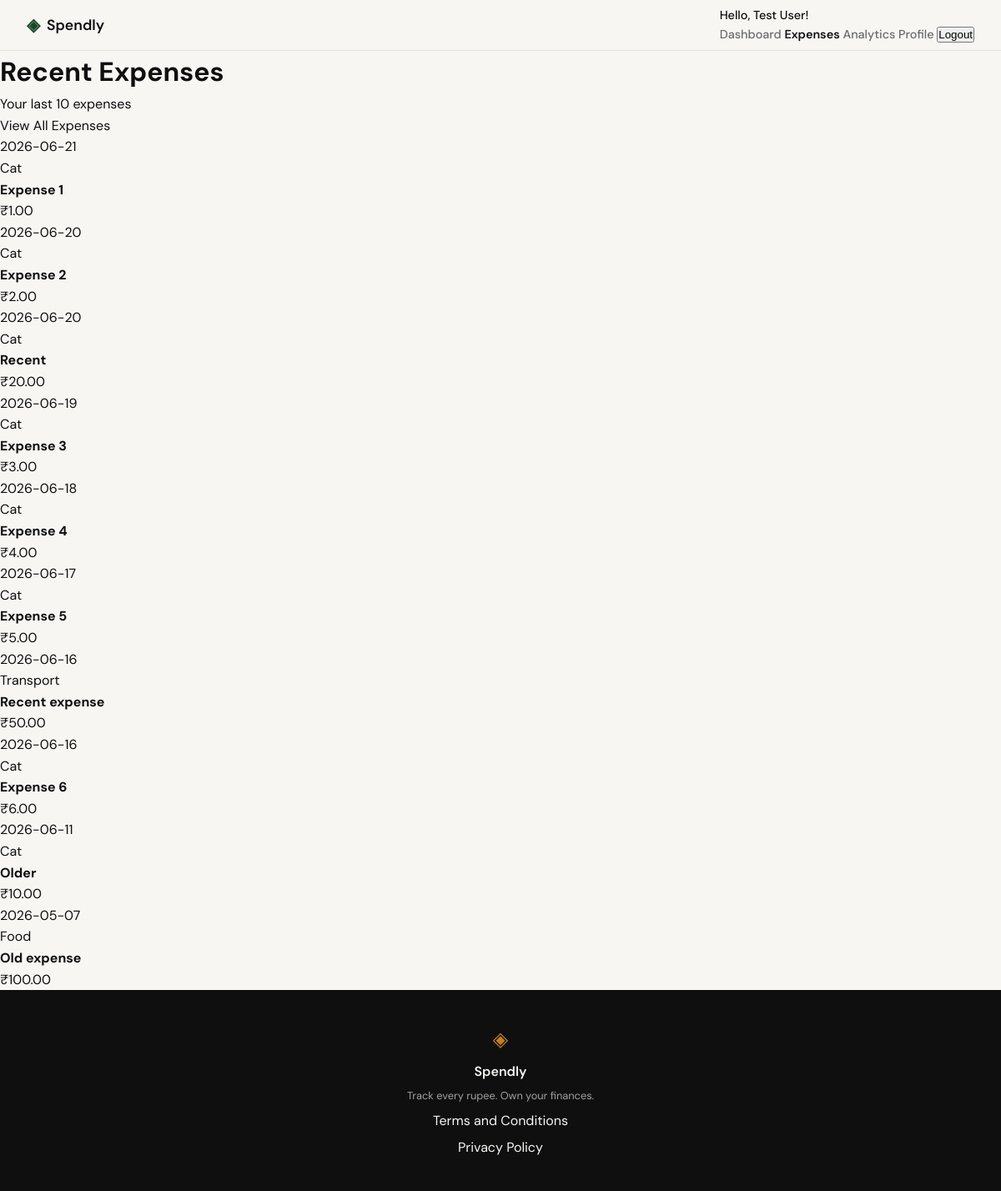
Page /expenses/recent (signed in) on the earlier database version.
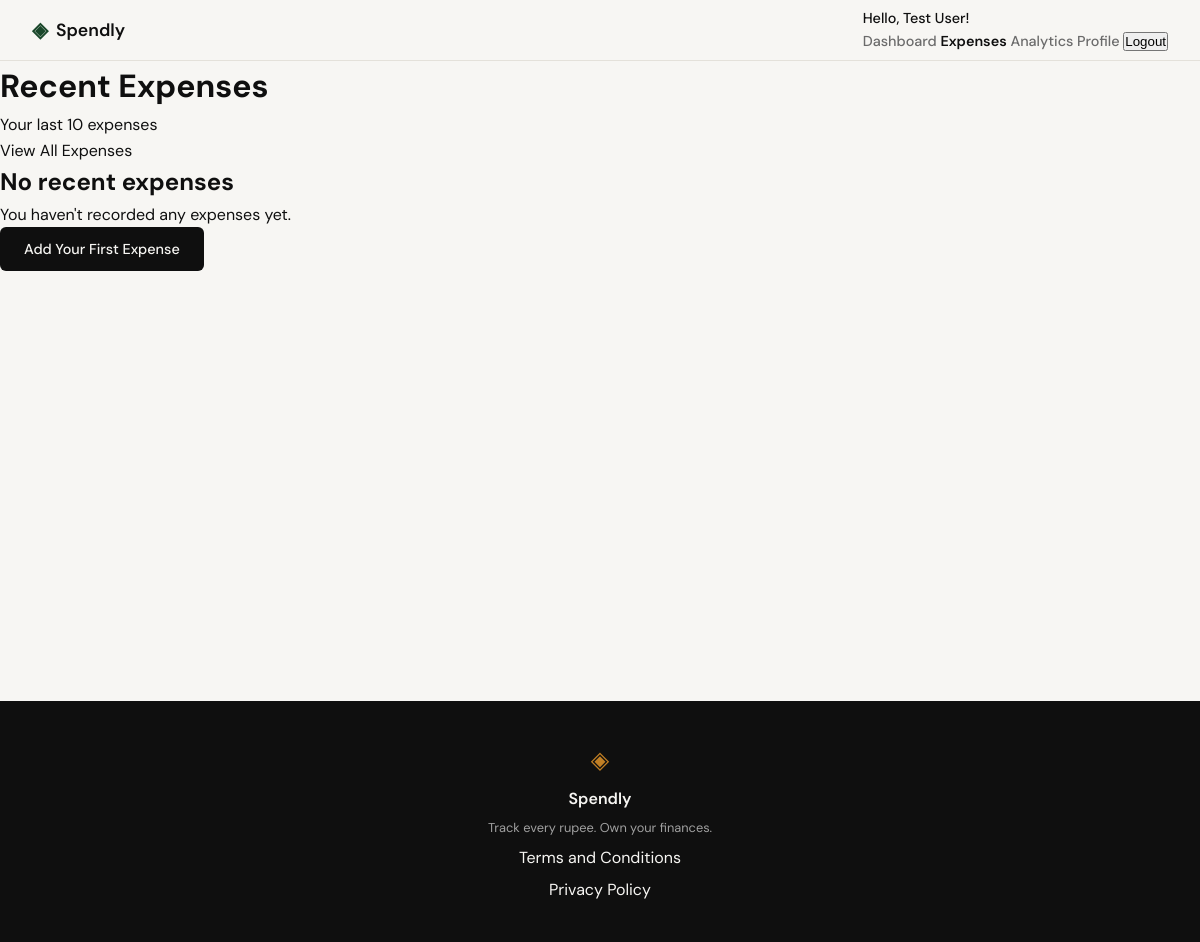
Same page on the later database version.
### tables this page shows
CREATE TABLE expenses (
            id INTEGER PRIMARY KEY AUTOINCREMENT,
            user_id INTEGER NOT NULL,
            amount REAL NOT NULL,
            category TEXT NOT NULL,
            date TEXT NOT NULL,
            description TEXT,
            created_at TEXT DEFAULT CURRENT_TIMESTAMP,
            FOREIGN KEY (user_id) REFERENCES users (id)
        );

### app.py (the view)
@app.route("/expenses/recent")
@login_required
def expenses_recent():
    user_id = session.get('user_id')
    conn = get_db()
    try:
        cursor = conn.cursor()
        cursor.execute(
            """SELECT id, amount, category, date, description, created_at
               FROM expenses
               WHERE user_id = ?
               ORDER BY date DESC, created_at DESC
               LIMIT 10""",
            (user_id,)
        )
        expenses = cursor.fetchall()
        return render_template("expenses_recent.html", expenses=expenses)
    except Exception as e:
        return render_template("error.html", error="Unable to load recent expenses"), 500
    finally:
        conn.close()

### app.py (called while the page is built)
def login_required(f):
    @wraps(f)
    def decorated_function(*args, **kwargs):
        if 'user_id' not in session:
            return redirect(url_for('login'))
        return f(*args, **kwargs)
    return decorated_function

### database/db.py (called while the page is built)
def get_db():
    conn = sqlite3.connect('spendly.db')
    conn.row_factory = sqlite3.Row
    conn.execute('PRAGMA foreign_keys = ON')
    return conn

### templates/expenses_recent.html (shortened to what this page needs)
{% extends "base.html" %}
{% block content %}
<div class="recent-expenses-container">
    <div class="recent-expenses-header">
        <h1>Recent Expenses</h1>
        <p>Your last 10 expenses</p>
        <div class="recent-expenses-actions">
            <a href="{{ url_for('expenses') }}" class="btn btn-outline">View All Expenses</a>
        </div>
    </div>
    {% if expenses|length > 0 %}
    <div class="recent-expenses-list">
        {% for expense in expenses %}
        <div class="expense-item">
            <div class="expense-item-info">
                <div class="expense-item-date">{{ expense.date }}</div>
                <div class="expense-item-category">
                    <span class="category-tag category-{{ expense.category|lower|replace(' ', '-') }}">
                        {{ expense.category }}
                    </span>
                </div>
                <div class="expense-item-description">
                    <strong>{{ expense.description or 'No description' }}</strong>
                </div>
            </div>
            <div class="expense-item-amount">
                ₹{{ "%.2f"|format(expense.amount) }}
            </div>
        </div>
        {% endfor %}
    </div>
    {% else %}
    <div class="empty-state">
        <h2>No recent expenses</h2>
        <p>You haven't recorded any expenses yet.</p>
        <a href="{{ url_for('add_expense') }}" class="btn btn-primary">Add Your First Expense</a>
    </div>
    {% endif %}
</div>
{% endblock %}

Differences in the rows shown:
removed expenses: date "2026-06-21", category "Cat", description "Expense 1", amount "1.00"
removed expenses: date "2026-06-20", category "Cat", description "Expense 2", amount "2.00"
removed expenses: date "2026-06-20", category "Cat", description "Recent", amount "20.00"
removed expenses: date "2026-06-19", category "Cat", description "Expense 3", amount "3.00"
removed expenses: date "2026-06-18", category "Cat", description "Expense 4", amount "4.00"
removed expenses: date "2026-06-17", category "Cat", description "Expense 5", amount "5.00"
removed expenses: date "2026-06-16", category "Transport", description "Recent expense", amount "50.00"
removed expenses: date "2026-06-16", category "Cat", description "Expense 6", amount "6.00"
removed expenses: date "2026-06-11", category "Cat", description "Older", amount "10.00"
removed expenses: date "2026-05-07", category "Food", description "Old expense", amount "100.00"
Other differences:
text now shown: "No recent expenses You haven't recorded any expenses yet. Add Your First Expense"
